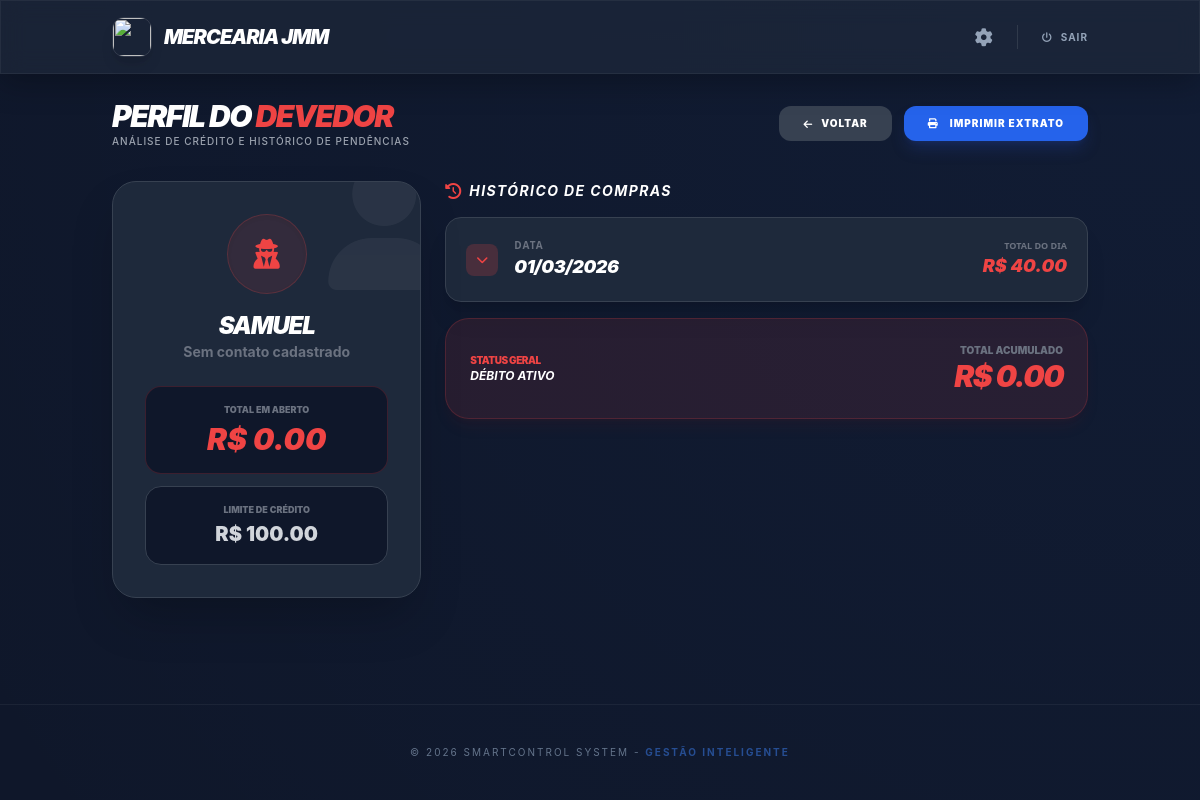
Screenshot of /cliente/2 (signed in) with the database file from the repository.
### tables this page shows
CREATE TABLE clientes (
            id INTEGER PRIMARY KEY AUTOINCREMENT,
            nome TEXT NOT NULL,
            telefone TEXT,
            saldo_devedor REAL DEFAULT 0,
            permite_fiado INTEGER DEFAULT 1,
            limite_fiado REAL DEFAULT 0,
            data_ultima_compra TEXT,
            usuario_id INTEGER, prazo_pagamento INTEGER DEFAULT 15,
            FOREIGN KEY (usuario_id) REFERENCES usuarios (id)
        );

### app.py (the view)
@app.route('/cliente/<int:id>')
@app.route('/detalhes_cliente/<int:id>')
def detalhes_cliente(id):
    if 'usuario_id' not in session: return redirect(url_for('login'))
    usuario_id = session['usuario_id']
    conn = conectar_db()
    conn.row_factory = sqlite3.Row
    cliente = conn.execute('SELECT * FROM clientes WHERE id = ? AND usuario_id = ?', (id, usuario_id)).fetchone()
    if not cliente:
        conn.close()
        flash("Cliente não encontrado!", "erro")
        return redirect(url_for('clientes'))
    vendas_query = conn.execute('''
        SELECT p.nome as produto, v.quantidade, v.valor_total, v.data, v.forma_pagamento
        FROM vendas v
        JOIN produtos p ON v.produto_id = p.id
        WHERE v.cliente_id = ? AND v.usuario_id = ?
        ORDER BY v.data DESC
    ''', (id, usuario_id)).fetchall()
    extrato = []
    for v in vendas_query:
        vd = dict(v)
        data_origem = vd.get('data')
        if data_origem:
            try:
                dt_obj = datetime.strptime(str(data_origem)[:10], '%Y-%m-%d')
                vd['data_dia'] = dt_obj.strftime('%d/%m/%Y')
                vd['data_formatada'] = dt_obj.strftime('%d/%m/%Y %H:%M')
            except:
                vd['data_dia'] = "Data Indefinida"
                vd['data_formatada'] = str(data_origem)
        else:
            vd['data_dia'] = "Sem Data"
            vd['data_formatada'] = "---"
        extrato.append(vd)
    conn.close()
    return render_template('perfil_devedor.html', cliente=cliente, extrato=extrato)

### models.py (called while the page is built)
def conectar_db():
    conn = sqlite3.connect(DATABASE, timeout=10)
    conn.row_factory = sqlite3.Row
    return conn

### templates/perfil_devedor.html (shortened to what this page needs)
{% extends 'layout.html' %}
{% block content %}
<div class="animate-fadeIn">
    <div class="flex flex-col md:flex-row justify-between items-center mb-8 gap-4">
        <div>
            <h2 class="text-3xl font-black uppercase italic text-white tracking-tighter">
                Perfil do <span class="text-red-500">Devedor</span>
            </h2>
            <p class="text-gray-400 text-[10px] font-medium uppercase tracking-widest">Análise de crédito e histórico de pendências</p>
        </div>
        <div class="flex gap-3">
            <a href="javascript:history.back()" class="bg-gray-700 hover:bg-gray-600 text-white font-black py-2.5 px-6 rounded-xl transition uppercase text-[10px] tracking-widest flex items-center">
                <i class="fas fa-arrow-left mr-2"></i> Voltar
            </a>
            <button onclick="window.print()" class="bg-blue-600 hover:bg-blue-500 text-white font-black py-2.5 px-6 rounded-xl transition shadow-lg shadow-blue-900/40 uppercase text-[10px] tracking-widest">
                <i class="fas fa-print mr-2"></i> Imprimir Extrato
            </button>
        </div>
    </div>
    <div class="grid grid-cols-1 lg:grid-cols-3 gap-6">
        <div class="lg:col-span-1 space-y-6">
            <div class="bg-[#1e293b] p-8 rounded-3xl border border-gray-700 shadow-2xl relative overflow-hidden">
                <div class="absolute right-[-20px] top-[-20px] opacity-5 text-9xl text-white">
                    <i class="fas fa-user"></i>
                </div>
                <div class="relative z-10 text-center">
                    <div class="w-20 h-20 bg-red-500/10 text-red-500 rounded-full flex items-center justify-center mx-auto mb-4 border border-red-500/20 shadow-inner">
                        <i class="fas fa-user-secret text-3xl"></i>
                    </div>
                    <h3 class="text-2xl font-black text-white uppercase italic tracking-tighter">{{ cliente.nome }}</h3>
                    <p class="text-gray-500 text-sm font-bold mb-6">{{ cliente.telefone or 'Sem contato cadastrado' }}</p>
                    <div class="space-y-3">
                        <div class="bg-[#0f172a] p-4 rounded-2xl border border-red-500/20">
                            <span class="text-[9px] text-gray-500 uppercase font-black block mb-1">Total em Aberto</span>
                            <span class="text-3xl font-black text-red-500 italic">R$ {{ "%.2f"|format(cliente.saldo_devedor or 0) }}</span>
                        </div>
                        <div class="bg-[#0f172a] p-4 rounded-2xl border border-gray-700">
                            <span class="text-[9px] text-gray-500 uppercase font-black block mb-1">Limite de Crédito</span>
                            <span class="text-xl font-black text-gray-300">R$ {{ "%.2f"|format(cliente.limite_fiado or 0) }}</span>
                        </div>
                    </div>
                </div>
            </div>
        </div>
        <div class="lg:col-span-2 space-y-4">
            <div class="flex items-center gap-2 mb-2">
                <i class="fas fa-history text-red-500"></i>
                <h3 class="text-white font-bold uppercase italic text-sm tracking-widest">Histórico de Compras</h3>
            </div>
            {% if extrato %}
                {% set vendas_agrupadas = extrato|groupby('data_dia') %}
                {% for data, compras in vendas_agrupadas %}
                <details class="group bg-[#1e293b] border border-gray-700 rounded-2xl overflow-hidden transition-all duration-300 shadow-xl mb-3">
                    <summary class="flex items-center justify-between p-5 cursor-pointer hover:bg-gray-800/50 list-none">
                        <div class="flex items-center gap-4">
                            <div class="bg-red-500/20 w-8 h-8 flex items-center justify-center rounded-lg group-open:rotate-180 transition-transform duration-300">
                                <i class="fas fa-chevron-down text-red-500 text-xs"></i>
                            </div>
                            <div>
                                <span class="text-gray-500 text-[10px] font-black uppercase tracking-widest block font-sans">Data</span>
                                <span class="text-white font-black italic tracking-tight text-lg">{{ data }}</span>
                            </div>
                        </div>
                        <div class="text-right">
                            <span class="text-[9px] text-gray-500 uppercase font-black block font-sans">Total do Dia</span>
                            <span class="text-red-500 font-black italic text-lg">
                                R$ {{ "%.2f"|format(compras|sum(attribute='valor_total')) }}
                            </span>
                        </div>
                    </summary>
                </details>
                {% endfor %}
            {% endif %}
            <div class="bg-red-500/10 border border-red-500/20 p-6 rounded-3xl flex justify-between items-center shadow-lg shadow-red-900/10 mt-6">
                <div>
                    <p class="text-[10px] text-red-500 uppercase font-black tracking-tighter">Status Geral</p>
                    <p class="text-white text-xs font-bold uppercase italic">Débito Ativo</p>
                </div>
                <div class="text-right">
                    <p class="text-[10px] text-gray-500 uppercase font-black">Total Acumulado</p>
                    <h4 class="text-3xl font-black text-red-500 italic tracking-tighter">R$ {{ "%.2f"|format(cliente.saldo_devedor or 0) }}</h4>
                </div>
            </div>
        </div>
    </div>
</div>
{% endblock %}

### templates/layout.html (style rules this page uses)
:root { --bg-deep: #0f172a; --card-slate: #1e293b; --border-soft: rgba(255, 255, 255, 0.08); }
body { background-color: var(--bg-deep); background-image: radial-gradient(circle at top right, rgba(59, 130, 246, 0.05), transparent); color: white; font-family: 'Inter', sans-serif; margin: 0; }
.animate-fadeIn { animation: fadeIn 0.4s ease-out; }

### templates/perfil_devedor.html (style rules this page uses)
summary { list-style: none; }
.animate-fadeIn { animation: fadeIn 0.4s ease-out; }

### rows the page displays
clientes: nome "SAMUEL", telefone "Sem contato cadastrado", saldo_devedor "0.00", limite_fiado "100.00"

### other values shown
{{ session.get('usuario_nome') }} "MERCEARIA JMM"
{{ data }} "01/03/2026"
{{ "%.2f"|format(compras|sum(attribute='valor_total')) }} "40.00"
